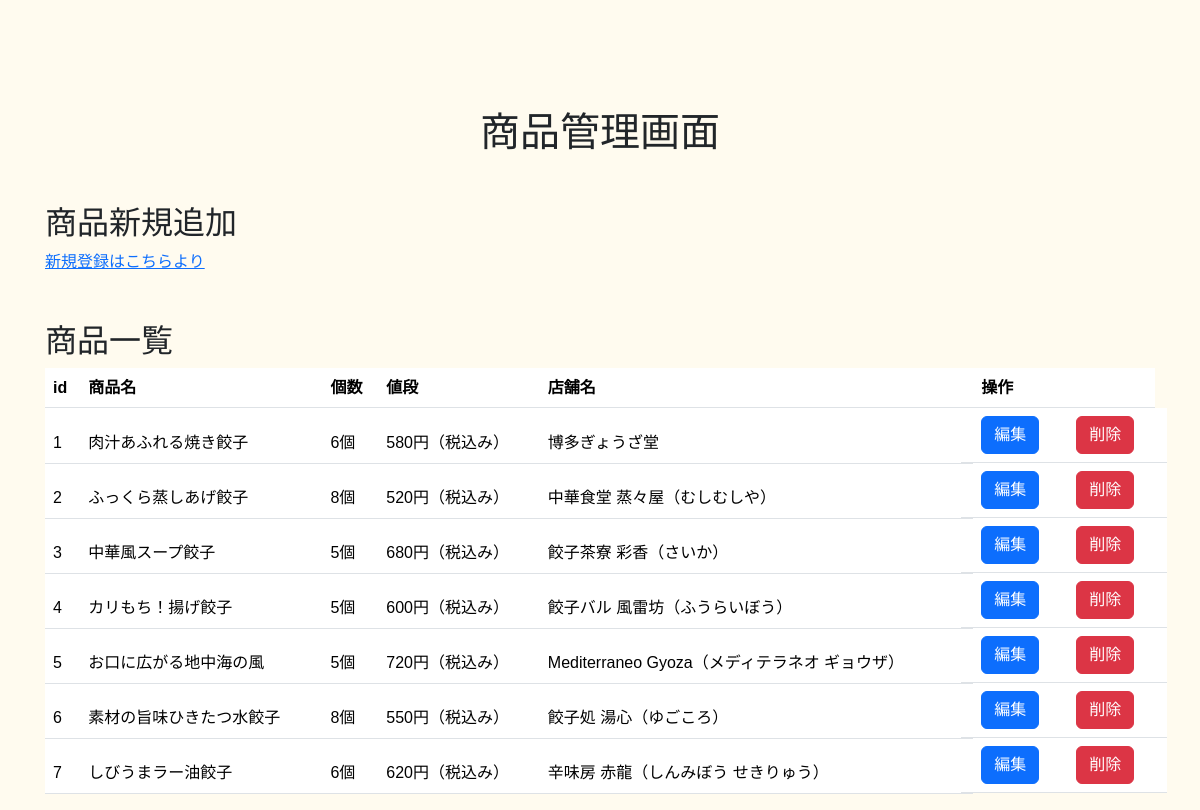
/admin/menu.php, run on the app's committed database.
### tables this page shows
CREATE TABLE `menus` (
  `id` int(11) NOT NULL,
  `product` varchar(255) NOT NULL,
  `pieces` int(11) NOT NULL,
  `price` int(11) NOT NULL,
  `product_detail` text NOT NULL,
  `image` varchar(255) NOT NULL,
  `alt` text NOT NULL,
  `shop_id` int(11) NOT NULL
);

CREATE TABLE `shops` (
  `id` int(11) NOT NULL,
  `shop` varchar(255) NOT NULL,
  `shop_detail` text NOT NULL,
  `boos_number` varchar(255) NOT NULL
);

### admin/menu.php (the view, shortened to what this page needs)
<?php
try {
    $db = db_connect();
    $sql = "SELECT menus.id AS menu_id, menus.product,menus.pieces,menus.price, shops.shop FROM menus INNER JOIN shops ON menus.shop_id = shops.id;";
    $stmt = $db->prepare($sql);
    $stmt->execute();
    $result = $stmt->fetchAll(PDO::FETCH_ASSOC);
} catch (PDOException $e) {
    exit("エラー" . $e->getMessage());
}
?>
<!DOCTYPE html>
<html lang="ja">
<head>
    <link rel="stylesheet" href="https://cdn.jsdelivr.net/npm/bootstrap@5.3.8/dist/css/bootstrap.min.css">
    <link rel="stylesheet" href="./css/style.css">
</head>
<body>
    <main role="main" class="container" style="padding:60px 15px 0">
        <h1 class="my-5 text-center">商品管理画面</h1>
        <h2>商品新規追加</h2>
        <a href="menu_add.php" class="mb-5">新規登録はこちらより</a>
        <h2 class="mt-5">商品一覧</h2>
        <table class="table">
            <thead>
                <tr>
                    <th>id</th>
                    <th>商品名</th>
                    <th>個数</th>
                    <th>値段</th>
                    <th>店舗名</th>
                    <th>操作</th>
                </tr>
                <?php foreach ($result as $row): ?>
                    <tr>
                        <td><?php echo $row["menu_id"]; ?></td>
                        <td><?php echo $row["product"]; ?></td>
                        <td><?php echo $row["pieces"]."個"; ?></td>
                        <td><?php echo $row["price"]."円（税込み）"; ?></td>
                        <td><?php echo $row["shop"]; ?></td>
                        <td class="row">
                            <form action="menu_edit.php" method="post" class="col">
                                <input type="submit" value="編集" class="btn  btn-primary">
                            </form>
                            <form action="menu_del.php" method="post" class="col">
                                <input type="submit" value="削除" class="btn  btn-danger">
                            </form>
                        </td>
                    </tr>
                <?php endforeach; ?>
            </thead>
        </table>
    </main>
</body>
</html>

### css/style.css (style rules this page uses)
:root { --gyoza-black: #131A12; --gyoza-white: #FFF7F7; --gyoza-beige: #FFFBEF; --gyoza-red: #E22A00; --gyoza-yellow: #FFE100; }
body { background-color: var(--gyoza-beige); font-size: 16px; font-family: "Zen Maru Gothic", sans-serif; line-height: 1.45; }
html { scroll-behavior: smooth; }

### data on the page
menus: id "1", product "肉汁あふれる焼き餃子", pieces "6", price "580", shop.shop "博多ぎょうざ堂"
menus: id "2", product "ふっくら蒸しあげ餃子", pieces "8", price "520", shop.shop "中華食堂 蒸々屋（むしむしや）"
menus: id "3", product "中華風スープ餃子", pieces "5", price "680", shop.shop "餃子茶寮 彩香（さいか）"
menus: id "4", product "カリもち！揚げ餃子", pieces "5", price "600", shop.shop "餃子バル 風雷坊（ふうらいぼう）"
menus: id "5", product "お口に広がる地中海の風", pieces "5", price "720", shop.shop "Mediterraneo Gyoza（メディテラネオ ギョウザ）"
menus: id "6", product "素材の旨味ひきたつ水餃子", pieces "8", price "550", shop.shop "餃子処 湯心（ゆごころ）"
menus: id "7", product "しびうまラー油餃子", pieces "6", price "620", shop.shop "辛味房 赤龍（しんみぼう せきりゅう）"
